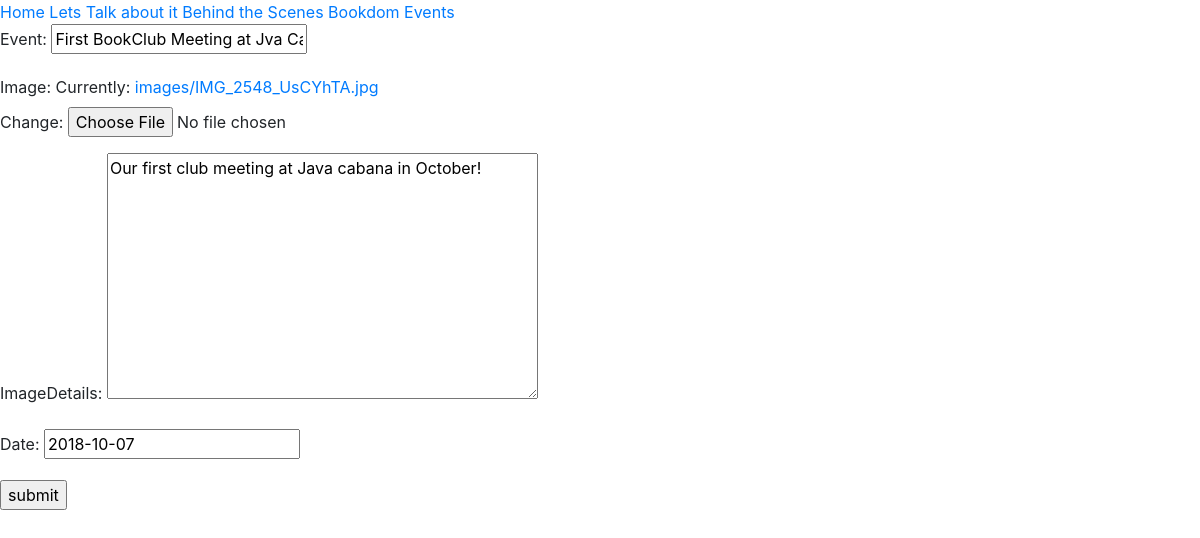
/editPhoto/6/, run on an earlier commit of the app's database.
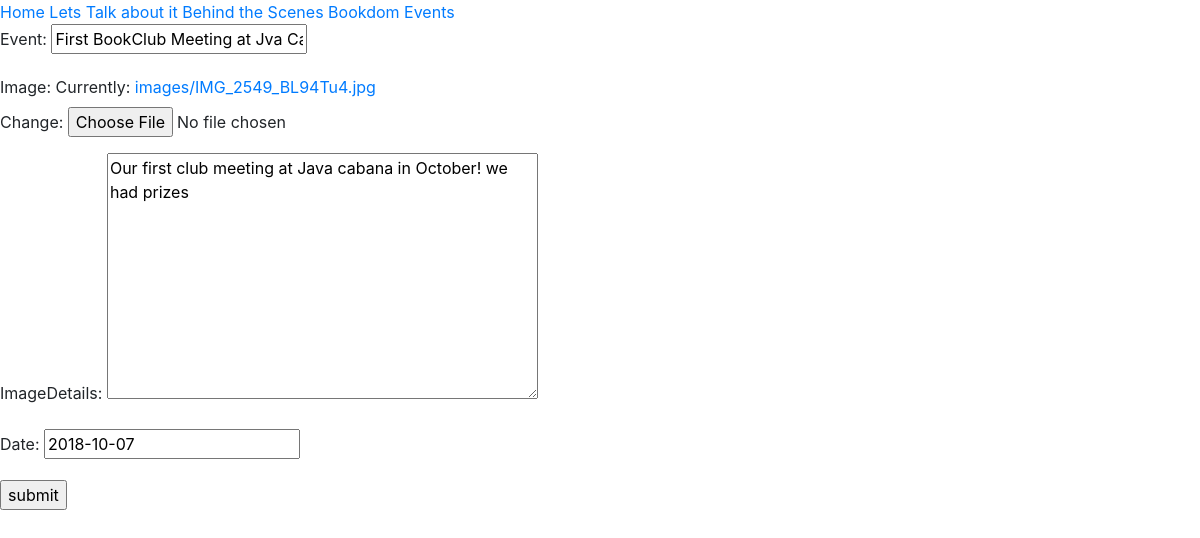
And on a later commit of the database.
### passionApp/models.py (models this page shows)
class GalleryEntryModel(models.Model):
    event = models.CharField(max_length=200, blank=True, default="")
    image = models.FileField(upload_to='images', blank=False)
    imageDetails = models.TextField(max_length=400, blank=True)
    date = models.DateField(blank=True)

### passionApp/views.py (the view)
# urls.py: path('editPhoto/<int:entry_id>/', views.editPhoto, name='editPhoto'),
def editPhoto(request, entry_id):
    photo = get_object_or_404(GalleryEntryModel, pk=entry_id)
    newPhoto = GalleryForm(request.POST or None, request.FILES or None, instance=photo)
    context = {
        "newPhoto": newPhoto
    }
    if newPhoto.is_valid():
        newPhoto.save()
        return redirect("listPhotos")
    return render(request, "passionApp/editPhoto.html", context)

### passionApp/forms.py
class GalleryForm(forms.ModelForm):
    class Meta:
        model =GalleryEntryModel
        fields="__all__"

### passionApp/templates/passionApp/editPhoto.html (shortened to what this page needs)
{% extends 'passionApp/base.html' %}
{% block form %}
<form method="post" enctype="multipart/form-data">
    {{ newPhoto.as_p }}
    <input type="submit" value="submit">
</form>
{% endblock form %}

What changed in the data, as far as the page shows it:
changed GalleryEntryModel "First BookClub Meeting at Jva Cabana": imageDetails "Our first club meeting at Java cabana in October!" → "Our first club meeting at Java cabana in October! we had prizes"
Also different on the page:
text no longer shown: "Event: Image: Currently: images/IMG_2548_UsCYhTA.jpg Change: ImageDetails: Date:"
text now shown: "Event: Image: Currently: images/IMG_2549_BL94Tu4.jpg Change: ImageDetails: Date:"
